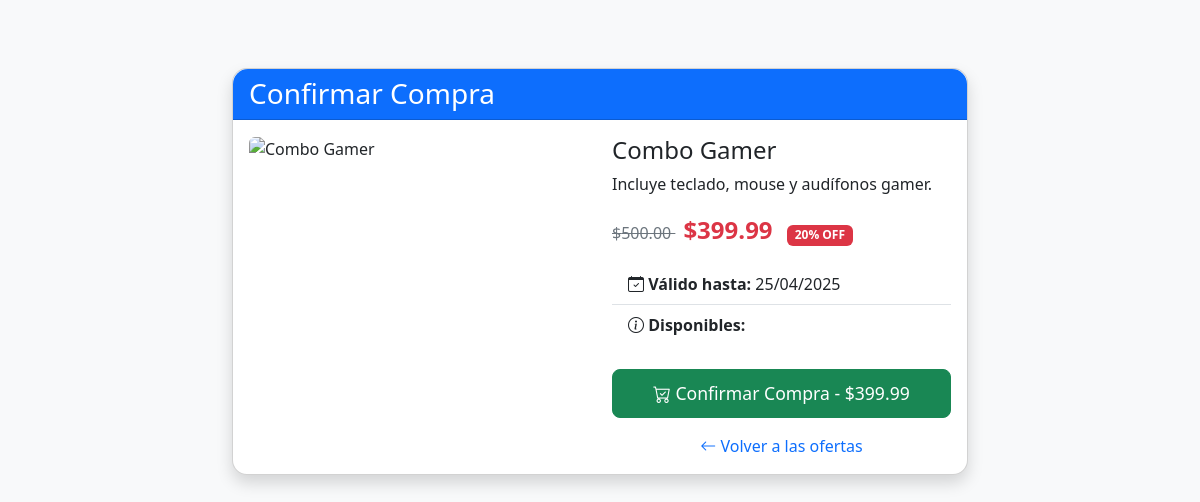
/home/comprar.php?id=1 (signed in), run on the app's committed database.
### tables this page shows
CREATE TABLE IF NOT EXISTS `oferta` (
    `id_oferta` INT AUTO_INCREMENT PRIMARY KEY,
    `id_empresa` INT NOT NULL,
    `titulo` VARCHAR(100) NOT NULL,
    `precio_regular` DECIMAL(10, 2) NOT NULL,
    `precio_oferta` DECIMAL(10, 2) NOT NULL,
    `fecha_inicio` DATE NOT NULL,
    `fecha_fin` DATE NOT NULL,
    `fecha_limite` DATE NOT NULL,
    `cantidad_limite` INT NOT NULL,
    `descripcion` TEXT NOT NULL,
    `estado` ENUM('activo', 'inactivo', 'rechazado') NOT NULL,
    `justificacion_rechazo` TEXT,
    FOREIGN KEY (`id_empresa`) REFERENCES `empresa`(`id_empresa`)
);

### home/comprar.php (the view, shortened to what this page needs)
<?php
include('conecta.php');
$id_oferta = intval($_GET['id']);
$sql_oferta = "SELECT * FROM oferta WHERE id_oferta = ? AND estado = 'activo'
              AND fecha_inicio <= NOW() AND fecha_fin >= NOW()";
$stmt_oferta = $conn->prepare($sql_oferta);
$stmt_oferta->bind_param("i", $id_oferta);
$stmt_oferta->execute();
$result_oferta = $stmt_oferta->get_result();
if ($result_oferta->num_rows == 0) {
    $error = "La oferta no está disponible o ha expirado";
} else {
    $oferta = $result_oferta->fetch_assoc();
}
?>
<!DOCTYPE html>
<html lang="es">
<head>
    <link href="https://cdn.jsdelivr.net/npm/bootstrap@5.3.5/dist/css/bootstrap.min.css" rel="stylesheet">
    <link rel="stylesheet" href="https://cdn.jsdelivr.net/npm/bootstrap-icons@1.11.3/font/bootstrap-icons.min.css">
</head>
<body>
    <div class="container mt-5">
        <div class="row justify-content-center">
            <div class="col-md-8">
                <div class="card shadow">
                    <div class="card-header bg-primary text-white">
                        <h3 class="mb-0">Confirmar Compra</h3>
                    </div>
                    <div class="card-body">
                        <?php if(isset($success)): ?>
                            <div class="alert alert-success">
                                <h4><i class="bi bi-check-circle-fill"></i> <?php echo $success; ?></h4>
                                <p class="mt-3">Puedes encontrar este cupón en tu sección de "Mis Cupones" en cualquier momento.</p>
                            </div>
                            <div class="text-center mt-4">
                                <a href="home.php" class="btn btn-primary">Volver al inicio</a>
                            </div>
                        <?php elseif(isset($oferta)): ?>
                            <div class="row">
                                <div class="col-md-6">
                                    <img src="<?php echo htmlspecialchars($oferta['imagen'] ?? 'img/default.jpg'); ?>"
                                         class="img-fluid rounded" alt="<?php echo htmlspecialchars($oferta['titulo']); ?>">
                                </div>
                                <div class="col-md-6">
                                    <h4><?php echo htmlspecialchars($oferta['titulo']); ?></h4>
                                    <p><?php echo htmlspecialchars($oferta['descripcion']); ?></p>
                                    <div class="mb-3">
                                        <span class="price-old">
                                            $<?php echo number_format($oferta['precio_regular'], 2); ?>
                                        </span>
                                        <span class="price-new ms-2">
                                            $<?php echo number_format($oferta['precio_oferta'], 2); ?>
                                        </span>
                                        <span class="badge bg-danger ms-2">
                                            <?php echo number_format((($oferta['precio_regular'] - $oferta['precio_oferta']) / $oferta['precio_regular']) * 100, 0); ?>% OFF
                                        </span>
                                    </div>
                                    <ul class="list-group list-group-flush mb-4">
                                        <li class="list-group-item">
                                            <i class="bi bi-calendar-check"></i>
                                            <strong>Válido hasta:</strong> <?php echo date('d/m/Y', strtotime($oferta['fecha_limite'])); ?>
                                        </li>
                                        <li class="list-group-item">
                                            <i class="bi bi-info-circle"></i>
                                            <strong>Disponibles:</strong>
                                           </li>
                                    </ul>
                                    <form method="POST" action="">
                                        <button type="submit" class="btn btn-success btn-lg w-100">
                                            <i class="bi bi-cart-check"></i> Confirmar Compra - $<?php echo number_format($oferta['precio_oferta'], 2); ?>
                                        </button>
                                    </form>
                                    <div class="text-center mt-3">
                                        <a href="home.php" class="text-decoration-none">
                                            <i class="bi bi-arrow-left"></i> Volver a las ofertas
                                        </a>
                                    </div>
                                </div>
                            </div>
                        <?php endif; ?>
                    </div>
                </div>
            </div>
        </div>
    </div>
</body>
</html>

### home/comprar.php (style rules this page uses)
body { background-color: #f8f9fa; padding-top: 20px; }
.card { border-radius: 15px; box-shadow: 0 4px 8px rgba(0,0,0,0.1); }
.card-header { border-radius: 15px 15px 0 0 !important; }
.btn-success { padding: 10px 20px; font-size: 1.1rem; }
.price-old { text-decoration: line-through; color: #6c757d; }
.price-new { color: #dc3545; font-weight: bold; font-size: 1.5rem; }

### data on the page
oferta: titulo "Combo Gamer", descripcion "Incluye teclado, mouse y audífonos gamer.", precio_regular "500.00", precio_oferta "399.99", precio_regular+precio_oferta "20", fecha_limite "25/04/2025"
